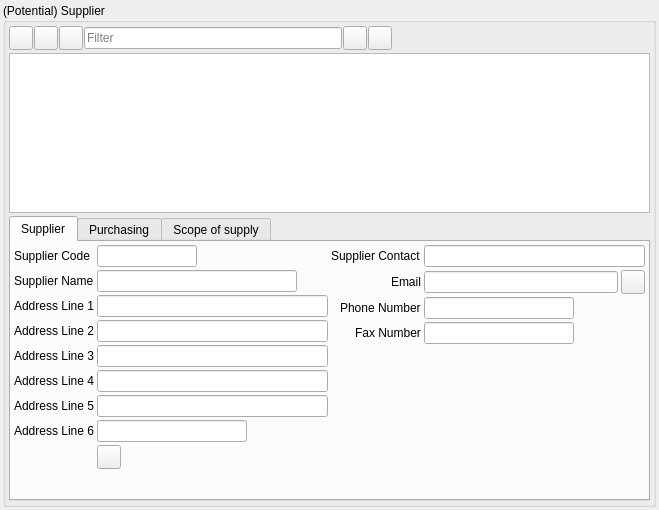
<?xml version="1.0" encoding="UTF-8"?>
<ui version="4.0">
 <class>SRM_SupplierWidget</class>
 <widget class="QWidget" name="SRM_SupplierWidget">
  <property name="geometry">
   <rect>
    <x>0</x>
    <y>0</y>
    <width>659</width>
    <height>510</height>
   </rect>
  </property>
  <property name="minimumSize">
   <size>
    <width>500</width>
    <height>400</height>
   </size>
  </property>
  <property name="windowTitle">
   <string>Form</string>
  </property>
  <layout class="QGridLayout" name="gridLayout_2">
   <property name="leftMargin">
    <number>3</number>
   </property>
   <property name="topMargin">
    <number>3</number>
   </property>
   <property name="rightMargin">
    <number>3</number>
   </property>
   <property name="bottomMargin">
    <number>3</number>
   </property>
   <property name="spacing">
    <number>3</number>
   </property>
   <item row="0" column="0">
    <widget class="QGroupBox" name="gbSupplier">
     <property name="sizePolicy">
      <sizepolicy hsizetype="Preferred" vsizetype="Preferred">
       <horstretch>1</horstretch>
       <verstretch>1</verstretch>
      </sizepolicy>
     </property>
     <property name="title">
      <string>(Potential) Supplier</string>
     </property>
     <layout class="QGridLayout" name="gridLayout">
      <property name="leftMargin">
       <number>3</number>
      </property>
      <property name="topMargin">
       <number>3</number>
      </property>
      <property name="rightMargin">
       <number>3</number>
      </property>
      <property name="bottomMargin">
       <number>3</number>
      </property>
      <property name="spacing">
       <number>3</number>
      </property>
      <item row="0" column="0">
       <layout class="QHBoxLayout" name="horizontalLayout">
        <property name="spacing">
         <number>1</number>
        </property>
        <item>
         <widget class="QToolButton" name="pbAdd">
          <property name="minimumSize">
           <size>
            <width>24</width>
            <height>24</height>
           </size>
          </property>
          <property name="maximumSize">
           <size>
            <width>24</width>
            <height>24</height>
           </size>
          </property>
          <property name="toolTip">
           <string>Add (potential) customer</string>
          </property>
          <property name="text">
           <string/>
          </property>
          <property name="icon">
           <iconset resource="../../../db/src/gui/db.qrc">
            <normaloff>:/images/icons/add.png</normaloff>:/images/icons/add.png</iconset>
          </property>
         </widget>
        </item>
        <item>
         <widget class="QToolButton" name="pbDelete">
          <property name="minimumSize">
           <size>
            <width>24</width>
            <height>24</height>
           </size>
          </property>
          <property name="maximumSize">
           <size>
            <width>24</width>
            <height>24</height>
           </size>
          </property>
          <property name="toolTip">
           <string>Delete customer</string>
          </property>
          <property name="text">
           <string/>
          </property>
          <property name="icon">
           <iconset resource="../../../db/src/gui/db.qrc">
            <normaloff>:/images/icons/delete.png</normaloff>:/images/icons/delete.png</iconset>
          </property>
         </widget>
        </item>
        <item>
         <widget class="QToolButton" name="pbSave">
          <property name="minimumSize">
           <size>
            <width>24</width>
            <height>24</height>
           </size>
          </property>
          <property name="maximumSize">
           <size>
            <width>24</width>
            <height>24</height>
           </size>
          </property>
          <property name="toolTip">
           <string>Save to database</string>
          </property>
          <property name="text">
           <string/>
          </property>
          <property name="icon">
           <iconset resource="../../../db/src/gui/db.qrc">
            <normaloff>:/images/icons/database_save.png</normaloff>:/images/icons/database_save.png</iconset>
          </property>
         </widget>
        </item>
        <item>
         <widget class="QLineEdit" name="leFilter">
          <property name="placeholderText">
           <string>Filter</string>
          </property>
         </widget>
        </item>
        <item>
         <widget class="QToolButton" name="pbFilterOn">
          <property name="minimumSize">
           <size>
            <width>24</width>
            <height>24</height>
           </size>
          </property>
          <property name="maximumSize">
           <size>
            <width>24</width>
            <height>24</height>
           </size>
          </property>
          <property name="toolTip">
           <string>Filter on</string>
          </property>
          <property name="text">
           <string/>
          </property>
          <property name="icon">
           <iconset resource="../../../db/src/gui/db.qrc">
            <normaloff>:/images/icons/filter.png</normaloff>:/images/icons/filter.png</iconset>
          </property>
         </widget>
        </item>
        <item>
         <widget class="QToolButton" name="pbFilterOff">
          <property name="minimumSize">
           <size>
            <width>24</width>
            <height>24</height>
           </size>
          </property>
          <property name="maximumSize">
           <size>
            <width>24</width>
            <height>24</height>
           </size>
          </property>
          <property name="toolTip">
           <string>Filter off</string>
          </property>
          <property name="text">
           <string/>
          </property>
          <property name="icon">
           <iconset resource="../../../db/src/gui/db.qrc">
            <normaloff>:/images/icons/filter_empty.png</normaloff>:/images/icons/filter_empty.png</iconset>
          </property>
         </widget>
        </item>
        <item>
         <spacer name="horizontalSpacer_2">
          <property name="orientation">
           <enum>Qt::Horizontal</enum>
          </property>
          <property name="sizeHint" stdset="0">
           <size>
            <width>40</width>
            <height>20</height>
           </size>
          </property>
         </spacer>
        </item>
       </layout>
      </item>
      <item row="1" column="0">
       <widget class="QTableView" name="tvSupplier">
        <property name="sizePolicy">
         <sizepolicy hsizetype="Expanding" vsizetype="Expanding">
          <horstretch>1</horstretch>
          <verstretch>1</verstretch>
         </sizepolicy>
        </property>
       </widget>
      </item>
      <item row="2" column="0">
       <widget class="QTabWidget" name="tabWidget">
        <property name="currentIndex">
         <number>0</number>
        </property>
        <widget class="QWidget" name="tab">
         <attribute name="title">
          <string>Supplier</string>
         </attribute>
         <layout class="QGridLayout" name="gridLayout_3">
          <property name="leftMargin">
           <number>3</number>
          </property>
          <property name="topMargin">
           <number>3</number>
          </property>
          <property name="rightMargin">
           <number>3</number>
          </property>
          <property name="bottomMargin">
           <number>3</number>
          </property>
          <property name="spacing">
           <number>3</number>
          </property>
          <item row="0" column="0">
           <layout class="QFormLayout" name="formLayout">
            <property name="horizontalSpacing">
             <number>3</number>
            </property>
            <property name="verticalSpacing">
             <number>3</number>
            </property>
            <item row="0" column="0">
             <widget class="QLabel" name="label_9">
              <property name="text">
               <string>Supplier Code</string>
              </property>
             </widget>
            </item>
            <item row="0" column="1">
             <widget class="QLineEdit" name="leSupplierCode">
              <property name="minimumSize">
               <size>
                <width>100</width>
                <height>0</height>
               </size>
              </property>
              <property name="maximumSize">
               <size>
                <width>100</width>
                <height>16777215</height>
               </size>
              </property>
             </widget>
            </item>
            <item row="1" column="0">
             <widget class="QLabel" name="label_10">
              <property name="text">
               <string>Supplier Name</string>
              </property>
             </widget>
            </item>
            <item row="1" column="1">
             <widget class="QLineEdit" name="leSupplierName">
              <property name="minimumSize">
               <size>
                <width>200</width>
                <height>0</height>
               </size>
              </property>
              <property name="maximumSize">
               <size>
                <width>200</width>
                <height>16777215</height>
               </size>
              </property>
             </widget>
            </item>
            <item row="2" column="0">
             <widget class="QLabel" name="label_11">
              <property name="text">
               <string>Address Line 1</string>
              </property>
             </widget>
            </item>
            <item row="2" column="1">
             <widget class="QLineEdit" name="leAddressLine1">
              <property name="minimumSize">
               <size>
                <width>0</width>
                <height>0</height>
               </size>
              </property>
              <property name="maximumSize">
               <size>
                <width>250</width>
                <height>16777215</height>
               </size>
              </property>
             </widget>
            </item>
            <item row="3" column="0">
             <widget class="QLabel" name="label_12">
              <property name="text">
               <string>Address Line 2</string>
              </property>
             </widget>
            </item>
            <item row="3" column="1">
             <widget class="QLineEdit" name="leAddressLine2">
              <property name="minimumSize">
               <size>
                <width>0</width>
                <height>0</height>
               </size>
              </property>
              <property name="maximumSize">
               <size>
                <width>250</width>
                <height>16777215</height>
               </size>
              </property>
             </widget>
            </item>
            <item row="4" column="0">
             <widget class="QLabel" name="label_13">
              <property name="text">
               <string>Address Line 3</string>
              </property>
             </widget>
            </item>
            <item row="4" column="1">
             <widget class="QLineEdit" name="leAddressLine3">
              <property name="minimumSize">
               <size>
                <width>0</width>
                <height>0</height>
               </size>
              </property>
              <property name="maximumSize">
               <size>
                <width>250</width>
                <height>16777215</height>
               </size>
              </property>
             </widget>
            </item>
            <item row="5" column="0">
             <widget class="QLabel" name="label_14">
              <property name="text">
               <string>Address Line 4</string>
              </property>
             </widget>
            </item>
            <item row="5" column="1">
             <widget class="QLineEdit" name="leAddressLine4">
              <property name="minimumSize">
               <size>
                <width>0</width>
                <height>0</height>
               </size>
              </property>
              <property name="maximumSize">
               <size>
                <width>250</width>
                <height>16777215</height>
               </size>
              </property>
             </widget>
            </item>
            <item row="6" column="0">
             <widget class="QLabel" name="label_15">
              <property name="text">
               <string>Address Line 5</string>
              </property>
             </widget>
            </item>
            <item row="6" column="1">
             <widget class="QLineEdit" name="leAddressLine5">
              <property name="minimumSize">
               <size>
                <width>0</width>
                <height>0</height>
               </size>
              </property>
              <property name="maximumSize">
               <size>
                <width>250</width>
                <height>16777215</height>
               </size>
              </property>
             </widget>
            </item>
            <item row="7" column="0">
             <widget class="QLabel" name="label_16">
              <property name="text">
               <string>Address Line 6</string>
              </property>
             </widget>
            </item>
            <item row="7" column="1">
             <widget class="QLineEdit" name="leAddressLine6">
              <property name="minimumSize">
               <size>
                <width>150</width>
                <height>0</height>
               </size>
              </property>
              <property name="maximumSize">
               <size>
                <width>150</width>
                <height>16777215</height>
               </size>
              </property>
             </widget>
            </item>
            <item row="8" column="1">
             <widget class="QToolButton" name="pbMapLocation">
              <property name="minimumSize">
               <size>
                <width>24</width>
                <height>24</height>
               </size>
              </property>
              <property name="maximumSize">
               <size>
                <width>24</width>
                <height>24</height>
               </size>
              </property>
              <property name="toolTip">
               <string>Show location on Google Maps</string>
              </property>
              <property name="text">
               <string/>
              </property>
              <property name="icon">
               <iconset resource="../../../db/src/gui/db.qrc">
                <normaloff>:/images/icons/world_go.png</normaloff>:/images/icons/world_go.png</iconset>
              </property>
             </widget>
            </item>
           </layout>
          </item>
          <item row="0" column="1">
           <layout class="QFormLayout" name="formLayout_5">
            <property name="fieldGrowthPolicy">
             <enum>QFormLayout::AllNonFixedFieldsGrow</enum>
            </property>
            <property name="labelAlignment">
             <set>Qt::AlignRight|Qt::AlignTrailing|Qt::AlignVCenter</set>
            </property>
            <property name="horizontalSpacing">
             <number>3</number>
            </property>
            <property name="verticalSpacing">
             <number>3</number>
            </property>
            <item row="0" column="0">
             <widget class="QLabel" name="lblBranchContact">
              <property name="text">
               <string>Supplier Contact</string>
              </property>
             </widget>
            </item>
            <item row="0" column="1">
             <widget class="QLineEdit" name="leSupplierContact">
              <property name="minimumSize">
               <size>
                <width>0</width>
                <height>0</height>
               </size>
              </property>
              <property name="maximumSize">
               <size>
                <width>250</width>
                <height>16777215</height>
               </size>
              </property>
             </widget>
            </item>
            <item row="1" column="0">
             <widget class="QLabel" name="lblEmail">
              <property name="text">
               <string>Email</string>
              </property>
             </widget>
            </item>
            <item row="1" column="1">
             <layout class="QHBoxLayout" name="horizontalLayout_2">
              <property name="spacing">
               <number>3</number>
              </property>
              <item>
               <widget class="QLineEdit" name="leEmail"/>
              </item>
              <item>
               <widget class="QToolButton" name="pbSendEmail">
                <property name="minimumSize">
                 <size>
                  <width>24</width>
                  <height>24</height>
                 </size>
                </property>
                <property name="maximumSize">
                 <size>
                  <width>24</width>
                  <height>24</height>
                 </size>
                </property>
                <property name="text">
                 <string/>
                </property>
                <property name="icon">
                 <iconset resource="../../../db/src/gui/db.qrc">
                  <normaloff>:/images/icons/email_edit.png</normaloff>:/images/icons/email_edit.png</iconset>
                </property>
               </widget>
              </item>
             </layout>
            </item>
            <item row="2" column="0">
             <widget class="QLabel" name="lblPhoneNumber">
              <property name="text">
               <string>Phone Number</string>
              </property>
             </widget>
            </item>
            <item row="2" column="1">
             <widget class="QLineEdit" name="lePhoneNumber">
              <property name="minimumSize">
               <size>
                <width>150</width>
                <height>0</height>
               </size>
              </property>
              <property name="maximumSize">
               <size>
                <width>150</width>
                <height>16777215</height>
               </size>
              </property>
             </widget>
            </item>
            <item row="3" column="0">
             <widget class="QLabel" name="lblFaxNumber">
              <property name="text">
               <string>Fax Number</string>
              </property>
             </widget>
            </item>
            <item row="3" column="1">
             <widget class="QLineEdit" name="leFaxNumber">
              <property name="minimumSize">
               <size>
                <width>150</width>
                <height>0</height>
               </size>
              </property>
              <property name="maximumSize">
               <size>
                <width>150</width>
                <height>16777215</height>
               </size>
              </property>
             </widget>
            </item>
           </layout>
          </item>
         </layout>
        </widget>
        <widget class="QWidget" name="tab_3">
         <attribute name="title">
          <string>Purchasing</string>
         </attribute>
         <layout class="QGridLayout" name="gridLayout_6">
          <property name="leftMargin">
           <number>3</number>
          </property>
          <property name="topMargin">
           <number>3</number>
          </property>
          <property name="rightMargin">
           <number>3</number>
          </property>
          <property name="bottomMargin">
           <number>3</number>
          </property>
          <property name="spacing">
           <number>3</number>
          </property>
          <item row="0" column="0">
           <layout class="QFormLayout" name="formLayout_4">
            <property name="labelAlignment">
             <set>Qt::AlignRight|Qt::AlignTrailing|Qt::AlignVCenter</set>
            </property>
            <property name="verticalSpacing">
             <number>3</number>
            </property>
            <item row="0" column="0">
             <widget class="QLabel" name="lblCompany">
              <property name="text">
               <string>Move to Company</string>
              </property>
             </widget>
            </item>
            <item row="1" column="0">
             <widget class="QLabel" name="lblInternalAccountHolder">
              <property name="text">
               <string>Internal Account Holder</string>
              </property>
             </widget>
            </item>
            <item row="1" column="1">
             <widget class="QComboBox" name="cbInternalAccountHolder"/>
            </item>
            <item row="3" column="0">
             <widget class="QLabel" name="label">
              <property name="text">
               <string>Type</string>
              </property>
             </widget>
            </item>
            <item row="3" column="1">
             <widget class="QComboBox" name="cbType"/>
            </item>
            <item row="4" column="0">
             <widget class="QLabel" name="label_6">
              <property name="text">
               <string>Ownership</string>
              </property>
             </widget>
            </item>
            <item row="4" column="1">
             <widget class="QLineEdit" name="leOwnership"/>
            </item>
            <item row="5" column="0">
             <widget class="QLabel" name="label_3">
              <property name="text">
               <string>Classification Code</string>
              </property>
             </widget>
            </item>
            <item row="5" column="1">
             <widget class="QLineEdit" name="leClassificationCode"/>
            </item>
            <item row="6" column="0">
             <widget class="QLabel" name="label_4">
              <property name="text">
               <string>Industry</string>
              </property>
             </widget>
            </item>
            <item row="6" column="1">
             <widget class="QComboBox" name="cbIndustry"/>
            </item>
            <item row="7" column="0">
             <widget class="QLabel" name="label_5">
              <property name="text">
               <string>Number of Employees</string>
              </property>
             </widget>
            </item>
            <item row="7" column="1">
             <widget class="QLineEdit" name="leNoEmployees">
              <property name="minimumSize">
               <size>
                <width>100</width>
                <height>0</height>
               </size>
              </property>
              <property name="maximumSize">
               <size>
                <width>100</width>
                <height>16777215</height>
               </size>
              </property>
              <property name="alignment">
               <set>Qt::AlignRight|Qt::AlignTrailing|Qt::AlignVCenter</set>
              </property>
             </widget>
            </item>
            <item row="8" column="0">
             <widget class="QLabel" name="label_2">
              <property name="text">
               <string>Annual Revenue</string>
              </property>
             </widget>
            </item>
            <item row="8" column="1">
             <widget class="QLineEdit" name="leAnnualRevenue">
              <property name="minimumSize">
               <size>
                <width>100</width>
                <height>0</height>
               </size>
              </property>
              <property name="maximumSize">
               <size>
                <width>100</width>
                <height>16777215</height>
               </size>
              </property>
              <property name="alignment">
               <set>Qt::AlignRight|Qt::AlignTrailing|Qt::AlignVCenter</set>
              </property>
             </widget>
            </item>
            <item row="9" column="0">
             <widget class="QLabel" name="label_7">
              <property name="text">
               <string>Rating</string>
              </property>
             </widget>
            </item>
            <item row="9" column="1">
             <widget class="QLineEdit" name="leRating">
              <property name="minimumSize">
               <size>
                <width>50</width>
                <height>0</height>
               </size>
              </property>
              <property name="maximumSize">
               <size>
                <width>50</width>
                <height>16777215</height>
               </size>
              </property>
              <property name="sizeIncrement">
               <size>
                <width>0</width>
                <height>0</height>
               </size>
              </property>
              <property name="alignment">
               <set>Qt::AlignRight|Qt::AlignTrailing|Qt::AlignVCenter</set>
              </property>
             </widget>
            </item>
            <item row="2" column="0">
             <widget class="QLabel" name="label_8">
              <property name="text">
               <string>Existing Supplier</string>
              </property>
             </widget>
            </item>
            <item row="2" column="1">
             <widget class="QComboBox" name="cbExistingSupplier">
              <property name="maximumSize">
               <size>
                <width>75</width>
                <height>16777215</height>
               </size>
              </property>
             </widget>
            </item>
            <item row="0" column="1">
             <widget class="QToolButton" name="pbSelectCompany">
              <property name="minimumSize">
               <size>
                <width>24</width>
                <height>24</height>
               </size>
              </property>
              <property name="maximumSize">
               <size>
                <width>24</width>
                <height>24</height>
               </size>
              </property>
              <property name="toolTip">
               <string>Select company</string>
              </property>
              <property name="text">
               <string>...</string>
              </property>
             </widget>
            </item>
           </layout>
          </item>
          <item row="0" column="1">
           <spacer name="horizontalSpacer_4">
            <property name="orientation">
             <enum>Qt::Horizontal</enum>
            </property>
            <property name="sizeHint" stdset="0">
             <size>
              <width>40</width>
              <height>20</height>
             </size>
            </property>
           </spacer>
          </item>
         </layout>
        </widget>
        <widget class="QWidget" name="tab_2">
         <attribute name="title">
          <string>Scope of supply</string>
         </attribute>
         <layout class="QGridLayout" name="gridLayout_5">
          <property name="leftMargin">
           <number>3</number>
          </property>
          <property name="topMargin">
           <number>3</number>
          </property>
          <property name="rightMargin">
           <number>3</number>
          </property>
          <property name="bottomMargin">
           <number>3</number>
          </property>
          <property name="spacing">
           <number>3</number>
          </property>
          <item row="0" column="0" colspan="2">
           <widget class="QGroupBox" name="groupBox">
            <property name="title">
             <string>Supplier Items</string>
            </property>
            <layout class="QGridLayout" name="gridLayout_4">
             <property name="leftMargin">
              <number>1</number>
             </property>
             <property name="topMargin">
              <number>1</number>
             </property>
             <property name="rightMargin">
              <number>1</number>
             </property>
             <property name="bottomMargin">
              <number>1</number>
             </property>
             <property name="horizontalSpacing">
              <number>3</number>
             </property>
             <property name="verticalSpacing">
              <number>1</number>
             </property>
             <item row="0" column="0">
              <layout class="QHBoxLayout" name="horizontalLayout_3">
               <property name="spacing">
                <number>1</number>
               </property>
               <item>
                <widget class="QToolButton" name="pbAddItem">
                 <property name="minimumSize">
                  <size>
                   <width>24</width>
                   <height>24</height>
                  </size>
                 </property>
                 <property name="maximumSize">
                  <size>
                   <width>24</width>
                   <height>24</height>
                  </size>
                 </property>
                 <property name="toolTip">
                  <string>Add order</string>
                 </property>
                 <property name="text">
                  <string/>
                 </property>
                 <property name="icon">
                  <iconset resource="../../../db/src/gui/db.qrc">
                   <normaloff>:/images/icons/add.png</normaloff>:/images/icons/add.png</iconset>
                 </property>
                 <property name="iconSize">
                  <size>
                   <width>16</width>
                   <height>16</height>
                  </size>
                 </property>
                </widget>
               </item>
               <item>
                <widget class="QToolButton" name="pbDeleteItem">
                 <property name="minimumSize">
                  <size>
                   <width>24</width>
                   <height>24</height>
                  </size>
                 </property>
                 <property name="maximumSize">
                  <size>
                   <width>24</width>
                   <height>24</height>
                  </size>
                 </property>
                 <property name="toolTip">
                  <string>Delete order</string>
                 </property>
                 <property name="text">
                  <string/>
                 </property>
                 <property name="icon">
                  <iconset resource="../../../db/src/gui/db.qrc">
                   <normaloff>:/images/icons/delete.png</normaloff>:/images/icons/delete.png</iconset>
                 </property>
                 <property name="iconSize">
                  <size>
                   <width>16</width>
                   <height>16</height>
                  </size>
                 </property>
                </widget>
               </item>
               <item>
                <spacer name="horizontalSpacer_3">
                 <property name="orientation">
                  <enum>Qt::Horizontal</enum>
                 </property>
                 <property name="sizeHint" stdset="0">
                  <size>
                   <width>40</width>
                   <height>20</height>
                  </size>
                 </property>
                </spacer>
               </item>
               <item>
                <widget class="QLabel" name="label_28">
                 <property name="text">
                  <string>Click item to select or [F2] to edit</string>
                 </property>
                </widget>
               </item>
              </layout>
             </item>
             <item row="1" column="0">
              <widget class="QTableView" name="tvItems">
               <property name="sizePolicy">
                <sizepolicy hsizetype="Expanding" vsizetype="MinimumExpanding">
                 <horstretch>0</horstretch>
                 <verstretch>0</verstretch>
                </sizepolicy>
               </property>
               <property name="minimumSize">
                <size>
                 <width>0</width>
                 <height>0</height>
                </size>
               </property>
               <property name="maximumSize">
                <size>
                 <width>16777215</width>
                 <height>100</height>
                </size>
               </property>
              </widget>
             </item>
            </layout>
           </widget>
          </item>
          <item row="1" column="0">
           <layout class="QFormLayout" name="formLayout_2">
            <property name="fieldGrowthPolicy">
             <enum>QFormLayout::AllNonFixedFieldsGrow</enum>
            </property>
            <property name="labelAlignment">
             <set>Qt::AlignRight|Qt::AlignTrailing|Qt::AlignVCenter</set>
            </property>
            <property name="horizontalSpacing">
             <number>9</number>
            </property>
            <property name="verticalSpacing">
             <number>1</number>
            </property>
            <item row="0" column="0">
             <widget class="QLabel" name="label_20">
              <property name="text">
               <string>Item Code</string>
              </property>
             </widget>
            </item>
            <item row="0" column="1">
             <widget class="QLineEdit" name="leItemCode">
              <property name="minimumSize">
               <size>
                <width>150</width>
                <height>0</height>
               </size>
              </property>
              <property name="maximumSize">
               <size>
                <width>150</width>
                <height>16777215</height>
               </size>
              </property>
             </widget>
            </item>
            <item row="1" column="0">
             <widget class="QLabel" name="label_21">
              <property name="text">
               <string>Item Description</string>
              </property>
             </widget>
            </item>
            <item row="1" column="1">
             <widget class="QLineEdit" name="leItemDescription">
              <property name="maximumSize">
               <size>
                <width>16777215</width>
                <height>16777215</height>
               </size>
              </property>
             </widget>
            </item>
            <item row="3" column="0">
             <widget class="QLabel" name="label_23">
              <property name="text">
               <string>Unit of Measurement</string>
              </property>
             </widget>
            </item>
            <item row="3" column="1">
             <widget class="QLineEdit" name="leUom">
              <property name="minimumSize">
               <size>
                <width>150</width>
                <height>0</height>
               </size>
              </property>
              <property name="maximumSize">
               <size>
                <width>150</width>
                <height>16777215</height>
               </size>
              </property>
             </widget>
            </item>
            <item row="4" column="0">
             <widget class="QLabel" name="label_24">
              <property name="text">
               <string>Conversion Factor</string>
              </property>
             </widget>
            </item>
            <item row="4" column="1">
             <widget class="QLineEdit" name="leConversionFactor">
              <property name="minimumSize">
               <size>
                <width>100</width>
                <height>0</height>
               </size>
              </property>
              <property name="maximumSize">
               <size>
                <width>100</width>
                <height>16777215</height>
               </size>
              </property>
             </widget>
            </item>
           </layout>
          </item>
          <item row="1" column="1">
           <layout class="QFormLayout" name="formLayout_3">
            <property name="fieldGrowthPolicy">
             <enum>QFormLayout::AllNonFixedFieldsGrow</enum>
            </property>
            <property name="labelAlignment">
             <set>Qt::AlignRight|Qt::AlignTrailing|Qt::AlignVCenter</set>
            </property>
            <property name="horizontalSpacing">
             <number>9</number>
            </property>
            <property name="verticalSpacing">
             <number>1</number>
            </property>
            <property name="leftMargin">
             <number>3</number>
            </property>
            <item row="0" column="0">
             <widget class="QLabel" name="label_22">
              <property name="text">
               <string>Price</string>
              </property>
             </widget>
            </item>
            <item row="0" column="1">
             <widget class="QLineEdit" name="lePrice">
              <property name="minimumSize">
               <size>
                <width>100</width>
                <height>0</height>
               </size>
              </property>
              <property name="maximumSize">
               <size>
                <width>100</width>
                <height>16777215</height>
               </size>
              </property>
              <property name="alignment">
               <set>Qt::AlignRight|Qt::AlignTrailing|Qt::AlignVCenter</set>
              </property>
             </widget>
            </item>
            <item row="2" column="0">
             <widget class="QLabel" name="label_26">
              <property name="text">
               <string>Preferred Supplier</string>
              </property>
             </widget>
            </item>
            <item row="2" column="1">
             <widget class="QComboBox" name="cbPreferredSupplier">
              <property name="minimumSize">
               <size>
                <width>75</width>
                <height>0</height>
               </size>
              </property>
              <property name="maximumSize">
               <size>
                <width>75</width>
                <height>16777215</height>
               </size>
              </property>
             </widget>
            </item>
            <item row="3" column="0">
             <widget class="QLabel" name="label_27">
              <property name="text">
               <string>Effective From</string>
              </property>
             </widget>
            </item>
            <item row="3" column="1">
             <widget class="QDateEdit" name="dteEffectiveFrom">
              <property name="displayFormat">
               <string>yyyy-MM-dd</string>
              </property>
              <property name="calendarPopup">
               <bool>true</bool>
              </property>
             </widget>
            </item>
            <item row="1" column="0">
             <widget class="QLabel" name="label_25">
              <property name="text">
               <string>Lead Time</string>
              </property>
             </widget>
            </item>
            <item row="1" column="1">
             <widget class="QLineEdit" name="leLeadTime">
              <property name="minimumSize">
               <size>
                <width>100</width>
                <height>0</height>
               </size>
              </property>
              <property name="maximumSize">
               <size>
                <width>100</width>
                <height>16777215</height>
               </size>
              </property>
             </widget>
            </item>
           </layout>
          </item>
         </layout>
        </widget>
       </widget>
      </item>
     </layout>
    </widget>
   </item>
  </layout>
 </widget>
 <tabstops>
  <tabstop>tvSupplier</tabstop>
  <tabstop>pbAdd</tabstop>
  <tabstop>pbDelete</tabstop>
  <tabstop>pbSave</tabstop>
  <tabstop>leFilter</tabstop>
  <tabstop>pbFilterOn</tabstop>
  <tabstop>pbFilterOff</tabstop>
  <tabstop>tabWidget</tabstop>
  <tabstop>leSupplierCode</tabstop>
  <tabstop>leSupplierName</tabstop>
  <tabstop>leAddressLine1</tabstop>
  <tabstop>leAddressLine2</tabstop>
  <tabstop>leAddressLine3</tabstop>
  <tabstop>leAddressLine4</tabstop>
  <tabstop>leAddressLine5</tabstop>
  <tabstop>leAddressLine6</tabstop>
  <tabstop>pbMapLocation</tabstop>
  <tabstop>leSupplierContact</tabstop>
  <tabstop>leEmail</tabstop>
  <tabstop>pbSendEmail</tabstop>
  <tabstop>lePhoneNumber</tabstop>
  <tabstop>leFaxNumber</tabstop>
  <tabstop>pbSelectCompany</tabstop>
  <tabstop>cbInternalAccountHolder</tabstop>
  <tabstop>cbExistingSupplier</tabstop>
  <tabstop>cbType</tabstop>
  <tabstop>leOwnership</tabstop>
  <tabstop>leClassificationCode</tabstop>
  <tabstop>cbIndustry</tabstop>
  <tabstop>leNoEmployees</tabstop>
  <tabstop>leAnnualRevenue</tabstop>
  <tabstop>leRating</tabstop>
  <tabstop>tvItems</tabstop>
  <tabstop>pbAddItem</tabstop>
  <tabstop>pbDeleteItem</tabstop>
  <tabstop>leItemCode</tabstop>
  <tabstop>leItemDescription</tabstop>
  <tabstop>leUom</tabstop>
  <tabstop>leConversionFactor</tabstop>
  <tabstop>lePrice</tabstop>
  <tabstop>leLeadTime</tabstop>
  <tabstop>cbPreferredSupplier</tabstop>
  <tabstop>dteEffectiveFrom</tabstop>
 </tabstops>
 <resources>
  <include location="../../../db/src/gui/db.qrc"/>
 </resources>
 <connections/>
</ui>
